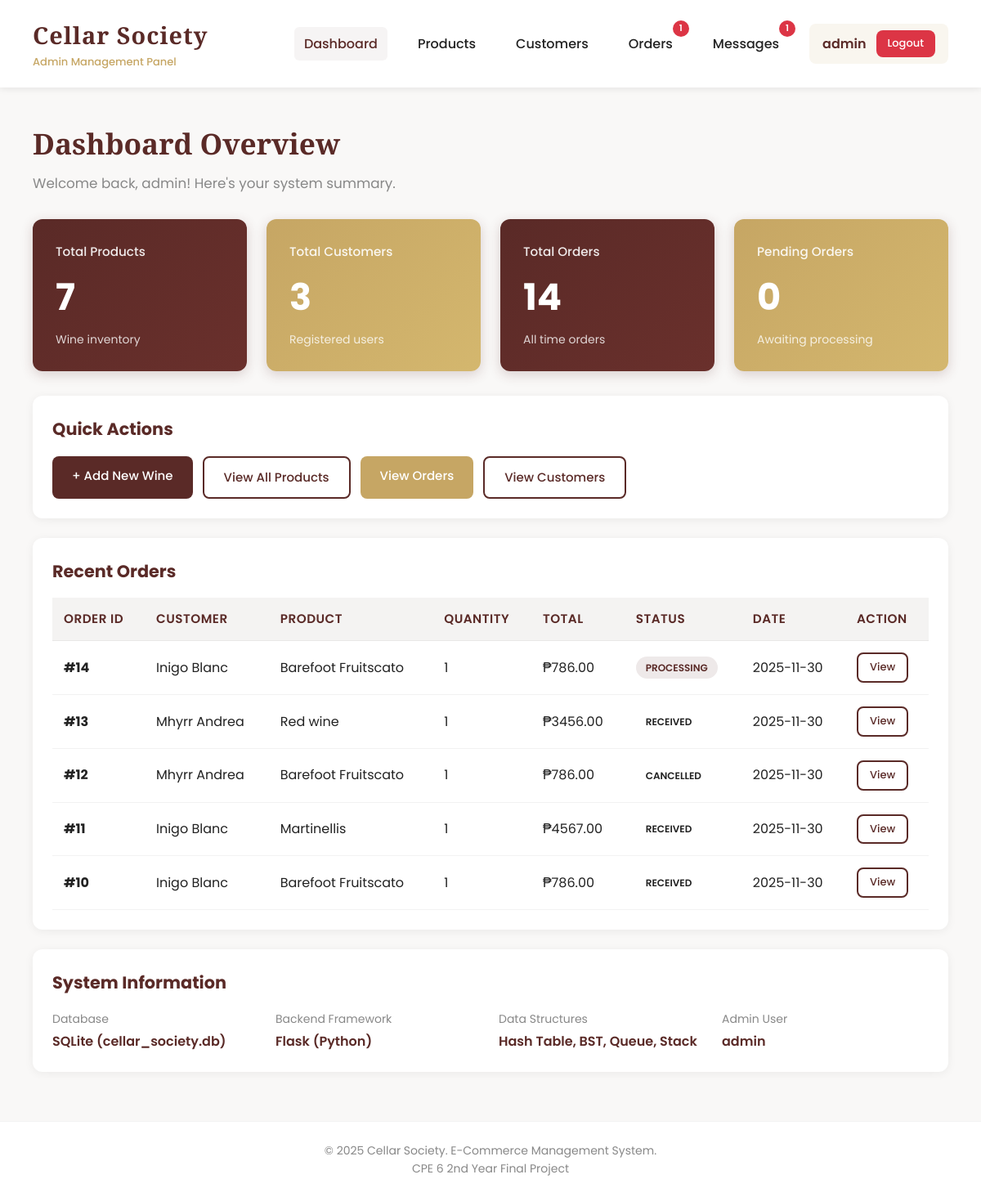
Before: /dashboard (signed in) with the older database file.
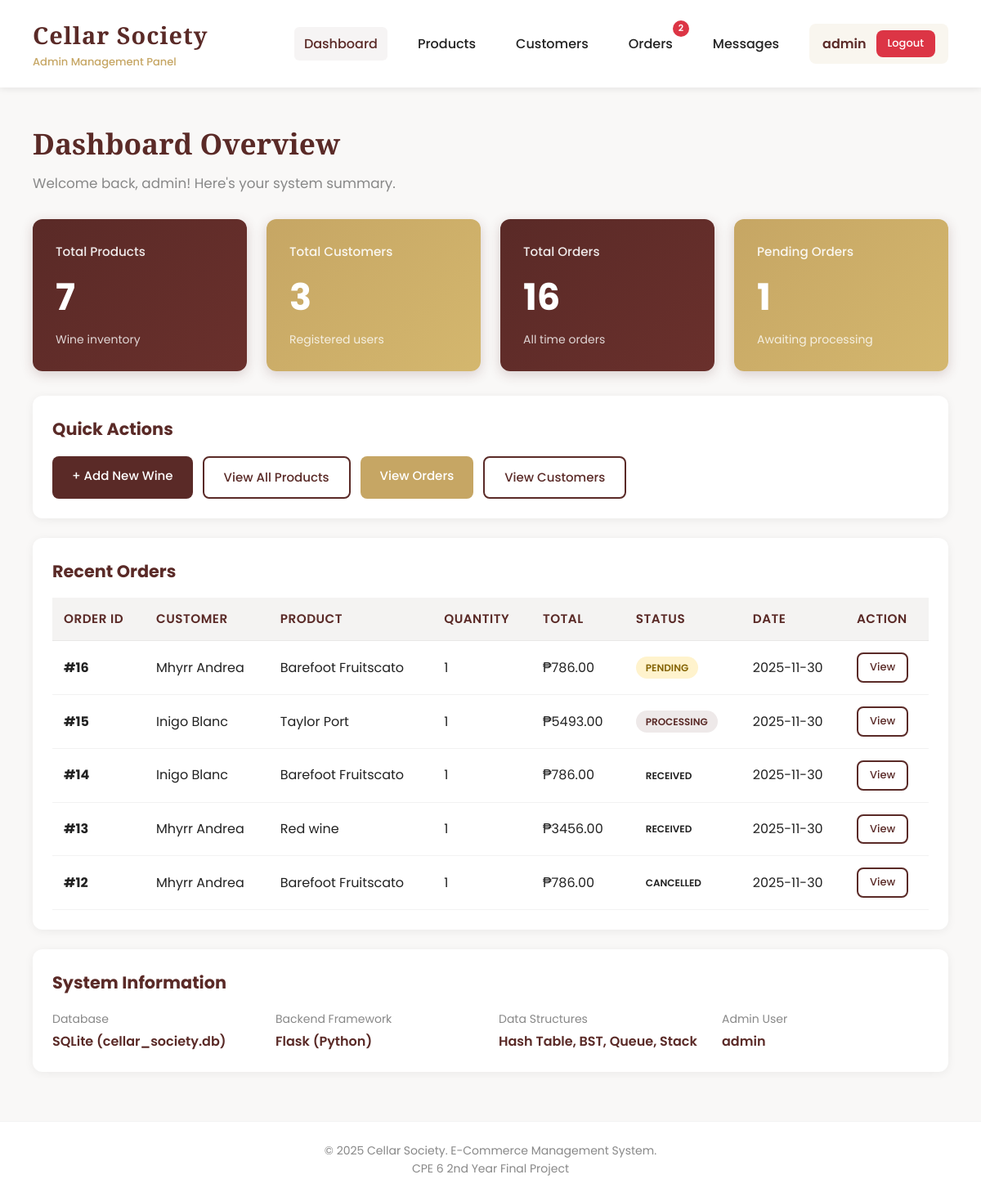
After: the same page with the newer database file.
### tables this page shows
CREATE TABLE orders (
        id INTEGER PRIMARY KEY AUTOINCREMENT,
        customer_id INTEGER NOT NULL,
        product_id INTEGER NOT NULL,
        quantity INTEGER NOT NULL,
        total_price REAL NOT NULL,
        status TEXT DEFAULT 'Pending',
        order_date TIMESTAMP DEFAULT CURRENT_TIMESTAMP, estimated_delivery_date TEXT, shipped_date TEXT,
        FOREIGN KEY (customer_id) REFERENCES customers(id),
        FOREIGN KEY (product_id) REFERENCES products(id)
    );

CREATE TABLE customers (
        id INTEGER PRIMARY KEY AUTOINCREMENT,
        name TEXT NOT NULL,
        email TEXT UNIQUE NOT NULL,
        password TEXT NOT NULL,
        phone TEXT,
        address TEXT,
        joined_at TIMESTAMP DEFAULT CURRENT_TIMESTAMP
    );

CREATE TABLE products (
        id INTEGER PRIMARY KEY AUTOINCREMENT,
        name TEXT NOT NULL,
        type TEXT NOT NULL,
        region TEXT NOT NULL,
        vintage INTEGER NOT NULL,
        price REAL NOT NULL,
        alcohol REAL NOT NULL,
        stock INTEGER NOT NULL,
        description TEXT,
        image_url TEXT,
        created_at TIMESTAMP DEFAULT CURRENT_TIMESTAMP
    );

### app.py (the view)
@app.route('/dashboard')
@login_required
def dashboard():
    conn = get_db_connection()
    total_products = conn.execute(
        'SELECT COUNT(*) as count FROM products'
    ).fetchone()['count']
    total_customers = conn.execute(
        'SELECT COUNT(*) as count FROM customers'
    ).fetchone()['count']
    total_orders = conn.execute(
        'SELECT COUNT(*) as count FROM orders'
    ).fetchone()['count']
    pending_orders = conn.execute(
        'SELECT COUNT(*) as count FROM orders WHERE status = "Pending"'
    ).fetchone()['count']
    processing_orders = conn.execute(
        'SELECT COUNT(*) as count FROM orders WHERE status = "Processing"'
    ).fetchone()['count']
    unread_messages = conn.execute('''
        SELECT COUNT(*) as count FROM messages
        WHERE sender_type = 'customer' AND is_read = 0
    ''').fetchone()['count']
    recent_orders = conn.execute('''
        SELECT o.id, c.name as customer_name, p.name as product_name,
               o.quantity, o.total_price, o.status, o.order_date
        FROM orders o
        JOIN customers c ON o.customer_id = c.id
        JOIN products p ON o.product_id = p.id
        ORDER BY o.order_date DESC
        LIMIT 5
    ''').fetchall()
    conn.close()
    stats = {
        'total_products': total_products,
        'total_customers': total_customers,
        'total_orders': total_orders,
        'pending_orders': pending_orders,
        'processing_orders': processing_orders,
        'unread_messages': unread_messages
    }
    return render_template('admin/dashboard.html',
                         stats=stats,
                         recent_orders=recent_orders)

### app.py (called while the page is built)
def get_db_connection():
    conn = sqlite3.connect('cellar_society.db')
    conn.row_factory = sqlite3.Row
    return conn

def login_required(f):
    @wraps(f)
    def decorated_function(*args, **kwargs):
        if 'admin_id' not in session:
            flash('Please login first', 'error')
            return redirect(url_for('login'))
        return f(*args, **kwargs)
    return decorated_function

def get_admin_notification_counts():
    conn = get_db_connection()
    pending_orders = conn.execute('''
        SELECT COUNT(*) as count FROM orders
        WHERE status = 'Pending'
    ''').fetchone()['count']
    processing_orders = conn.execute('''
        SELECT COUNT(*) as count FROM orders
        WHERE status = 'Processing'
    ''').fetchone()['count']
    unread_messages = conn.execute('''
        SELECT COUNT(*) as count FROM messages
        WHERE sender_type = 'customer' AND is_read = 0
    ''').fetchone()['count']
    conn.close()
    total = pending_orders + processing_orders + unread_messages
    return {
        'pending_orders': pending_orders,
        'processing_orders': processing_orders,
        'unread_messages': unread_messages,
        'total': total
    }

### templates/admin/dashboard.html (shortened to what the changed rows need)
{% extends "admin/base.html" %}
{% block content %}
<div class="page-header">
    <h2>Dashboard Overview</h2>
</div>
<div class="stats-grid">
    <div class="stat-card">
        <h4>Total Orders</h4>
        <div class="number">{{ stats.total_orders }}</div>
        <p style="opacity: 0.8; font-size: 14px;">All time orders</p>
    </div>
    <div class="stat-card accent">
        <h4>Pending Orders</h4>
        <div class="number">{{ stats.pending_orders }}</div>
        <p style="opacity: 0.8; font-size: 14px;">Awaiting processing</p>
    </div>
</div>
<div class="card">
    {% if recent_orders %}
    <div class="table-container">
        <table>
            <thead>
                <tr>
                    <th>Order ID</th>
                    <th>Customer</th>
                    <th>Product</th>
                    <th>Quantity</th>
                    <th>Total</th>
                    <th>Status</th>
                    <th>Date</th>
                    <th>Action</th>
                </tr>
            </thead>
            <tbody>
                {% for order in recent_orders %}
                <tr>
                    <td><strong>#{{ order.id }}</strong></td>
                    <td>{{ order.customer_name }}</td>
                    <td>{{ order.product_name }}</td>
                    <td>{{ order.quantity }}</td>
                    <td>₱{{ "%.2f"|format(order.total_price) }}</td>
                    <td>
                        {% if order.status == 'Pending' %}
                            <span class="badge warning">{{ order.status }}</span>
                        {% elif order.status == 'Processing' %}
                            <span class="badge primary">{{ order.status }}</span>
                        {% elif order.status == 'Delivered' %}
                            <span class="badge success">{{ order.status }}</span>
                        {% else %}
                            <span class="badge">{{ order.status }}</span>
                        {% endif %}
                    </td>
                    <td>{{ order.order_date[:10] }}</td>
                    <td>
                        <a href="{{ url_for('order_detail', order_id=order.id) }}" class="btn btn-small ghost">View</a>
                    </td>
                </tr>
                {% endfor %}
            </tbody>
        </table>
    </div>
    {% else %}
    <div class="empty-state">
        <h3>No Orders Yet</h3>
        <p>Orders from customers will appear here.</p>
    </div>
    {% endif %}
</div>
{% endblock %}

Changed rows visible on the page:
no longer on this page (row unchanged): orders: id "11", customer_name "Inigo Blanc", product_name "Martinellis", quantity "1", total_price "4567.00", status "RECEIVED", order_date "2025-11-30"
no longer on this page (row unchanged): orders: id "10", customer_name "Inigo Blanc", product_name "Barefoot Fruitscato", quantity "1", total_price "786.00", status "RECEIVED", order_date "2025-11-30"
added orders: id "16", customer_name "Mhyrr Andrea", product_name "Barefoot Fruitscato", quantity "1", total_price "786.00", status "PENDING", order_date "2025-11-30"
added orders: id "15", customer_name "Inigo Blanc", product_name "Taylor Port", quantity "1", total_price "5493.00", status "PROCESSING", order_date "2025-11-30"
changed orders id 14: status "PROCESSING" → "RECEIVED"
Other visible differences:
{{ notifications.pending_orders + notifications.processing_orders }}: "1" → "2"
{{ stats.total_orders }}: "14" → "16"
{{ stats.pending_orders }}: "0" → "1"
{{ notifications.unread_messages }}: "1" → (not shown)
